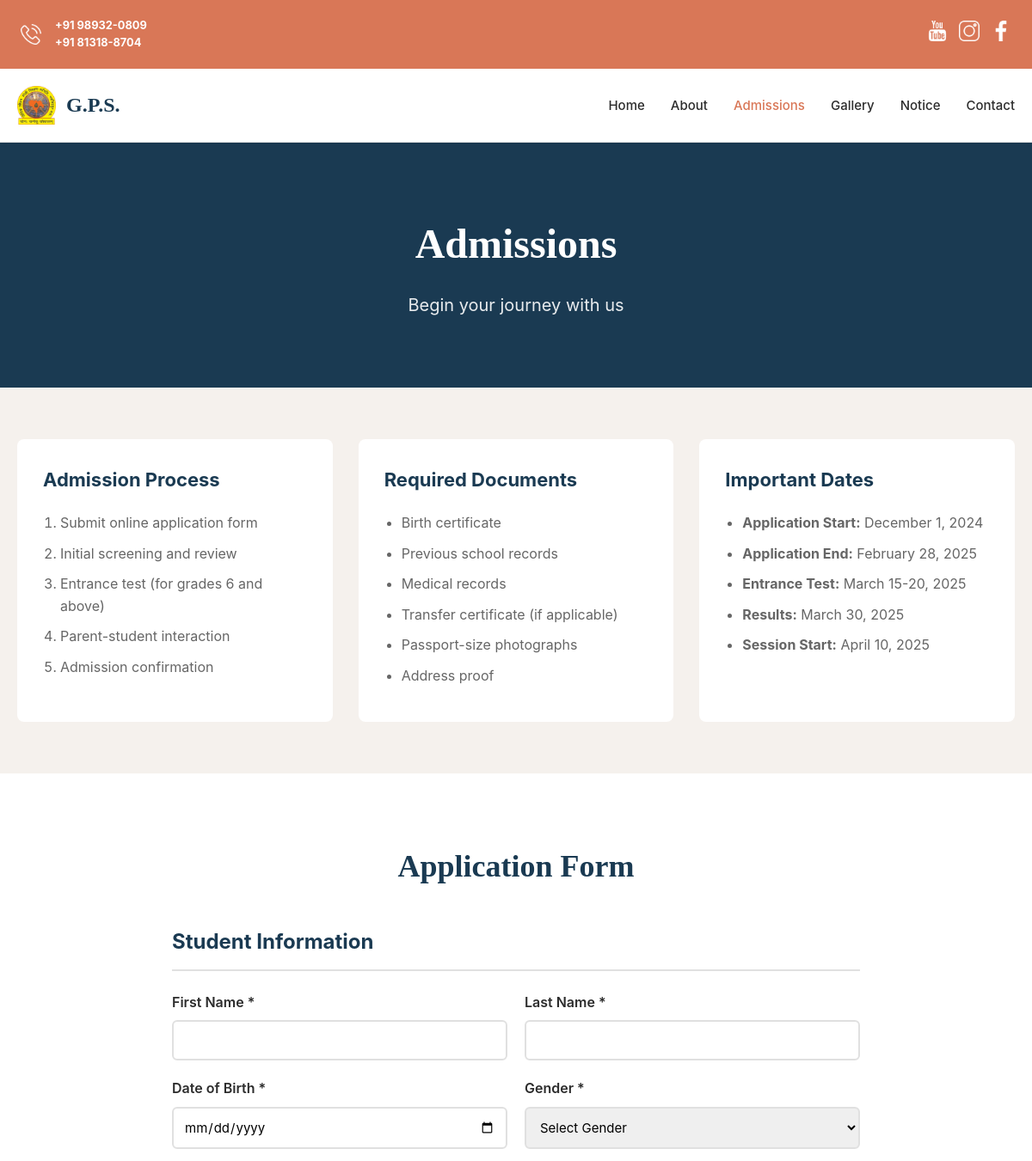
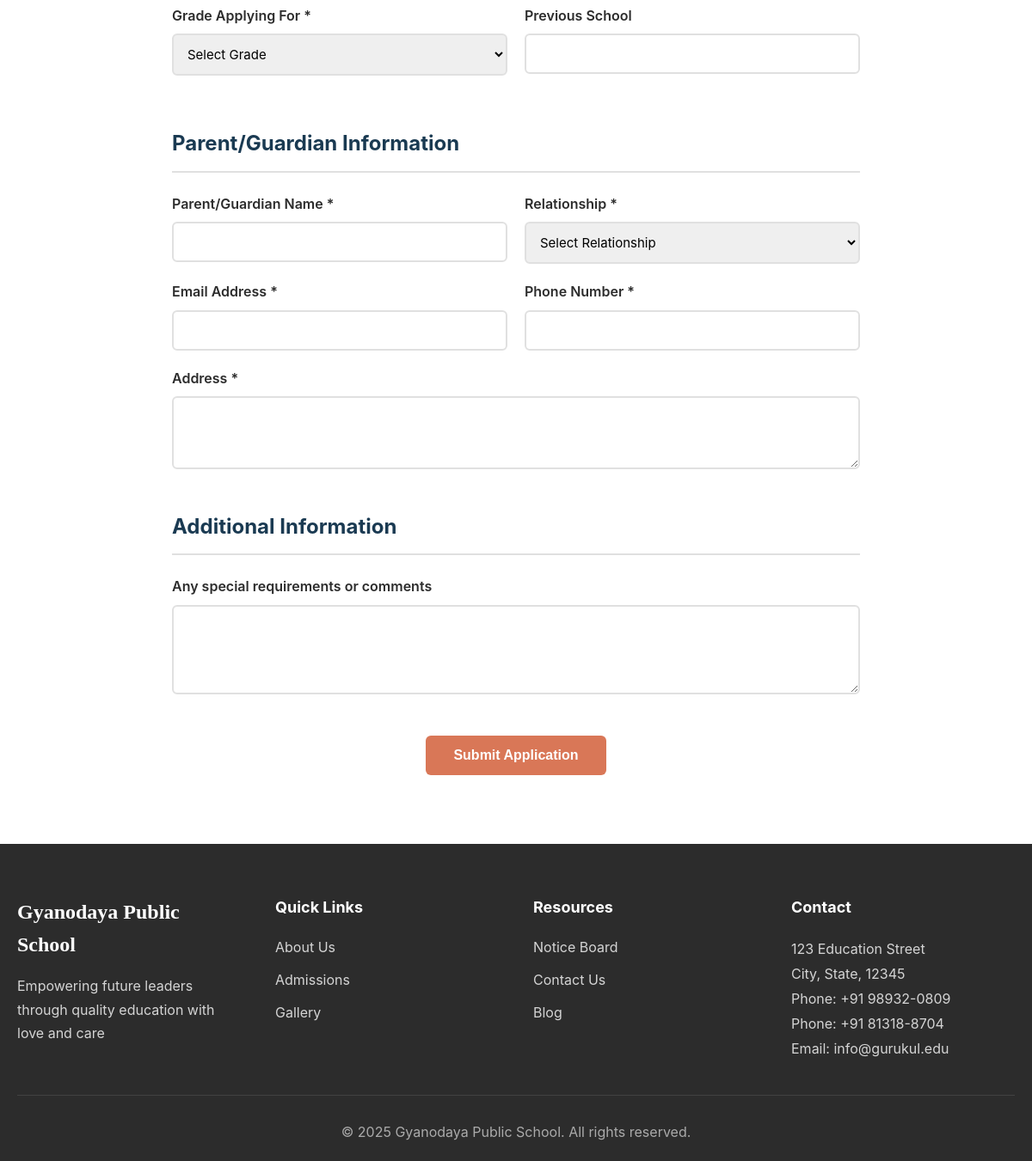
/admissions, run on the app's committed database (2 pictures, top to bottom).
### user/models.py (models this page shows, shortened)
class Official_detail(models.Model):
    Header = models.CharField(max_length=80,default="")
    street = models.CharField(max_length=120,default="")
    city = models.CharField(max_length=120,default="")
    state = models.CharField(max_length=120,default="")
    pincode = models.CharField(max_length=8,default="")
    country = models.CharField(max_length=120,default="")
    mobile_primary = models.CharField(max_length=14,default="")
    mobile_secondary = models.CharField(max_length=14,default="")
    email_primary = models.EmailField(default="")
    email_secondary = models.EmailField(default="")
    mail_message = models.TextField(default="")
    map_link = models.TextField(default="")
    whats_app_mobile = models.CharField(max_length=14,default="")
    whatsapp_message = models.TextField(default="")
    logo = models.ImageField(upload_to="media/logo",default="")
    session_year = models.CharField(max_length=80,default="2025-2026")
    instagram = models.TextField(default="")
    youtube = models.TextField(default="")
    facebook = models.TextField(default="")
    footer_quote = models.CharField(max_length=120,default="Empowering future leaders through quality education with love and care")
    school_name = models.CharField(max_length=120,default="Gyanodaya Public School")

class admission_proces(models.Model):
    text = models.CharField(max_length=80)

class required_document(models.Model):
    text = models.CharField(max_length=80)

class important_date(models.Model):
    tittle = models.CharField(max_length=40,default="")
    text = models.CharField(max_length=80)

### user/views.py (the view, shortened to what this page needs)
# urls.py: path("admissions",addmission),
def addmission(request):
        addmission_process = admission_proces.objects.all().values()
        documents = required_document.objects.all().values()
        important_dates = important_date.objects.all().values()
        maindata = Official_detail.objects.all().values()
        data = {
            "addmission_process":addmission_process,
            "documents":documents,
            "important_dates":important_dates,
            "maindata":maindata[0]
        }
        return render(request,"admissions.html",data)

### templates/admissions.html (shortened to what this page needs)
<!DOCTYPE html>
<html lang="en">
<head>
    <link rel="stylesheet" href="/static/css/style.css">
</head>
<body>
      <div class="bg-secondary" id="header-sm">
        <nav class="nav-2">
            <div class="logo flex-c">
                <img class="image-Icon-social" src="/static/public/icons/phone.png" alt=""></a>
                <div class="text-sec">
                    <p class="text-mobile"><span class="m-2">{{maindata.mobile_primary}}</span></p>
                    <p class="text-mobile"><span class="m-2">{{maindata.mobile_secondary}}</span></p>
                </div>
            </div>
            <ul class="top-header">
                <li><a href="{{maindata.youtube}}"><img class="image-Icon-social" src="/static//public/icons/youtube.png" alt=""></a></li>
                <li><a href="{{maindata.instagram}}"><img class="image-Icon-social" src="/static//public/icons/insta.png" alt=""></a></li>
                <li><a href="{{maindata.facebook}}"><img class="image-Icon-social" src="/static//public/icons/facebook.png" alt=""></a></li>
            </ul>
        </nav>
    </div>
    <header class="header">
        <div class="container">
            <nav class="nav">
                <div class="logo">
                    <img src="/static/public/images/logo-removebg-preview.png" alt="Gyanodaya Public School Logo"
                        class="logo-img">
                    <span class="logo-text">G.P.S.</span>
                </div>
                 <ul class="nav-menu" id="navMenu">
                    <li><a href="/" >Home</a></li>
                    <li><a href="about" >About</a></li>
                    <li><a href="admissions" class="active">Admissions</a></li>
                    <li><a href="gallery">Gallery</a></li>
                    <li><a href="notice">Notice</a></li>
                    <li><a href="contact">Contact</a></li>
                </ul>
            </nav>
        </div>
    </header>
    <section class="page-hero">
        <div class="container">
            <h1 class="page-title">Admissions</h1>
            <p class="page-subtitle">Begin your journey with us</p>
        </div>
    </section>
    <section class="admission-info">
        <div class="container">
            <div class="info-grid">
                <div class="info-card">
                    <h3>Admission Process</h3>
                    <ol>
                        {% for process in addmission_process %}
                        <li>{{process.text}}</li>
                        {% endfor %}
                    </ol>
                </div>
                <div class="info-card">
                    <h3>Required Documents</h3>
                    <ul>
                        {% for doc in documents %}
                        <li>{{doc.text}}</li>
                        {% endfor %}
                    </ul>
                </div>
                <div class="info-card">
                    <h3>Important Dates</h3>
                    <ul>
                        {% for date in important_dates %}
                        <li><strong>{{date.tittle}}:</strong> {{date.text}}</li>
                        {% endfor %}
                    </ul>
                </div>
            </div>
        </div>
    </section>
    <section class="application-section">
        <div class="container">
            <div class="form-wrapper">
                <h2 class="form-title">Application Form</h2>
                <form id="admissionForm" class="admission-form" method="post" action="admissions">
                    <div class="form-section">
                        <h3 class="form-section-title">Student Information</h3>
                        <div class="form-row">
                            <div class="form-group">
                                <label for="firstName">First Name *</label>
                                <input type="text" id="firstName" name="firstName" required>
                            </div>
                            <div class="form-group">
                                <label for="lastName">Last Name *</label>
                                <input type="text" id="lastName" name="lastName" required>
                            </div>
                        </div>
                        <div class="form-row">
                            <div class="form-group">
                                <label for="dob">Date of Birth *</label>
                                <input type="date" id="dob" name="dob" required>
                            </div>
                            <div class="form-group">
                                <label for="gender">Gender *</label>
                                <select id="gender" name="gender" required>
                                    <option value="">Select Gender</option>
                                </select>
                            </div>
                        </div>
                        <div class="form-row">
                            <div class="form-group">
                                <label for="class">Grade Applying For *</label>
                                <select id="class" name="class" required>
                                    <option value="">Select Grade</option>
                                </select>
                            </div>
                            <div class="form-group">
                                <label for="previousSchool">Previous School</label>
                                <input type="text" id="previousSchool" name="previousSchool">
                            </div>
                        </div>
                    </div>
                    <div class="form-section">
                        <h3 class="form-section-title">Parent/Guardian Information</h3>
                        <div class="form-row">
                            <div class="form-group">
                                <label for="parentName">Parent/Guardian Name *</label>
                                <input type="text" id="parentName" name="parentName" required>
                            </div>
                            <div class="form-group">
                                <label for="relationship">Relationship *</label>
                                <select id="relationship" name="relationship" required>
                                    <option value="">Select Relationship</option>
                                </select>
                            </div>
                        </div>
                        <div class="form-row">
                            <div class="form-group">
                                <label for="email">Email Address *</label>
                                <input type="email" id="email" name="email" required>
                            </div>
                            <div class="form-group">
                                <label for="phone">Phone Number *</label>
                                <input type="tel" id="phone" name="phone" required>
                            </div>
                        </div>
                        <div class="form-group">
                            <label for="address">Address *</label>
                            <textarea id="address" name="address" rows="3" required></textarea>
                        </div>
                    </div>
                    <div class="form-section">
                        <h3 class="form-section-title">Additional Information</h3>
                        <div class="form-group">
                            <label for="message">Any special requirements or comments</label>
                            <textarea id="message" name="message" rows="4"></textarea>
                        </div>
                    </div>
                    <div class="form-actions">
                        <button type="submit" class="btn btn-primary">Submit Application</button>
                    </div>
                </form>
            </div>
        </div>
    </section>
    <footer class="footer">
        <div class="container">
            <div class="footer-grid">
                <div class="footer-col">
                    <h3 class="footer-title">{{maindata.school_name}}</h3>
                    <p class="footer-text">{{maindata.footer_quote}}</p>
                </div>
                <div class="footer-col">
                    <h4 class="footer-heading">Quick Links</h4>
                    <ul class="footer-links">
                        <li><a href="about">About Us</a></li>
                        <li><a href="admissions">Admissions</a></li>
                        <li><a href="gallery">Gallery</a></li>
                    </ul>
                </div>
                <div class="footer-col">
                    <h4 class="footer-heading">Resources</h4>
                    <ul class="footer-links">
                        <li><a href="notice">Notice Board</a></li>
                        <li><a href="contact">Contact Us</a></li>
                         <li><a href="blog">Blog</a></li>
                    </ul>
                </div>
                <div class="footer-col">
                    <h4 class="footer-heading">Contact</h4>
                    <p class="footer-contact">{{maindata.street}}<br>{{maindata.city}}, {{maindata.state}}, {{maindata.pincode}}<br>Phone: {{maindata.mobile_primary}}
                        <br>Phone: {{maindata.mobile_secondary}}<br>Email: {{maindata.email_primary}}</p>
                </div>
            </div>
            <div class="footer-bottom">
                <p>&copy; 2025 Gyanodaya Public School. All rights reserved. </p>
            </div>
        </div>
    </footer>
</body>
</html>

### data on the page
Official_detail: mobile_primary "+91 98932-0809", mobile_secondary "+91 81318-8704", school_name "Gyanodaya Public School", footer_quote "Empowering future leaders through quality education with love and care", street "123 Education Street", city "City", state "State", pincode "12345", email_primary "info@gurukul.edu"
admission_proces: text "Submit online application form"
admission_proces: text "Initial screening and review"
admission_proces: text "Entrance test (for grades 6 and above)"
admission_proces: text "Parent-student interaction"
admission_proces: text "Admission confirmation"
required_document: text "Birth certificate"
required_document: text "Previous school records"
required_document: text "Medical records"
required_document: text "Transfer certificate (if applicable)"
required_document: text "Passport-size photographs"
required_document: text "Address proof"
important_date: tittle "Application Start", text "December 1, 2024"
important_date: tittle "Application End", text "February 28, 2025"
important_date: tittle "Entrance Test", text "March 15-20, 2025"
important_date: tittle "Results", text "March 30, 2025"
important_date: tittle "Session Start", text "April 10, 2025"
